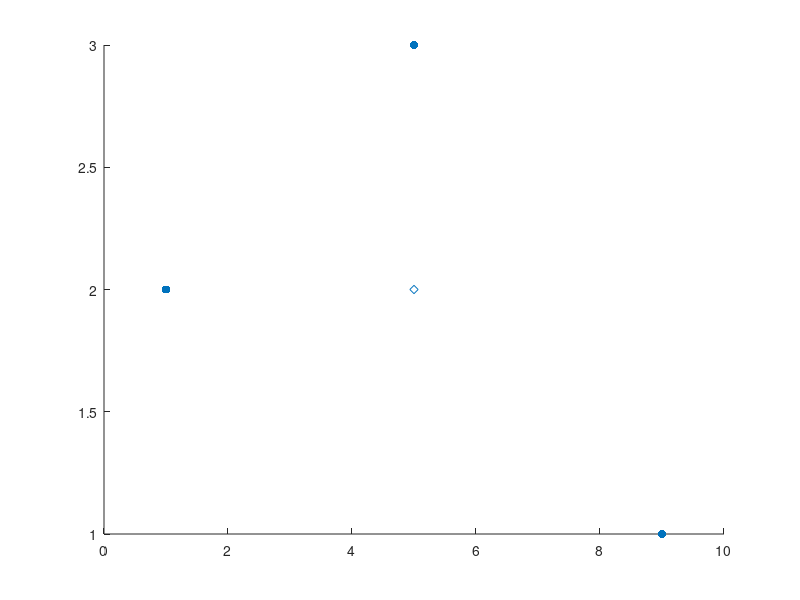

Write MATLAB code to recreate this figure. (Note: this script raises an error after producing the figure.)
output_path = 'C:\Users\nbclsc\Desktop\applied-multivariate-statistics\solutions\matlab\chapter-3\';
% Exercise 3.1 (a)
X = [9 1; 5 3; 1 2];
mean_pt = mean(X);
hold on
    % Plot data.
    scatter(X(:,1),X(:,2),'blue','filled')
    % Plot mean.
    plot(mean_pt(1),mean_pt(2),'d')
    % Text for mean.
    text(mean_pt(1)-0.5,mean_pt(2)-0.2, ...
        join(["$$\bar{x}=\left[\begin{array}{c}",mean_pt(1),"\\",mean_pt(2),"\end{array}\right]$$"],''), ...
        'interpreter','latex')
    % Text for data.
    for r = 1:height(X)
        anno = join(["$$x_",r," = \left[\begin{array}{c}",X(r,1),"\\",X(r,2),"\end{array}\right]$$"],'');
        text(X(r,1)-0.5,X(r,2)-0.2,anno,'interpreter','latex');
    end
    xlim([0 10])
    ylim([0 4])
    saveas(gcf,'sol3.1a.png')
hold off

% Exercise 3.1 (b)
% Compute the deviation vectors.
d1 = X(:,1) - mean_pt(1)*ones([3,1]);
d2 = X(:,2) - mean_pt(2)*ones([3,1]);
% Combine the data with the deviation vectors. First two rows are data,
% second two are the deviation vectors.
D = [X d1 d2]';
start = zeros(size(D));

% Plot the y_1 and y_2 vectors and the d_1, d_2 deviation vectors.
quiver3(start(:,1), start(:,2), start(:,3), D(:,1), D(:,2), D(:,3));
% Text for data.
for r = 1:height(D)
    if r < 3
        % Labels for the data, y_1 and y_2.
        anno = join(["$$\textbf{y}_",r," = \left[\begin{array}{c}",D(r,1),"\\",D(r,2),"\\",D(r,3),"\end{array}\right]$$"],'');
        text(D(r,1)-0.5,D(r,2)-0.2,D(r,3)-0.2,anno,'interpreter','latex');
    else
        % Labels for the deviation vectors, d_1 and d_2.
        anno = join(["$$\textbf{d}_",r-2," = \left[\begin{array}{c}",D(r,1),"\\",D(r,2),"\\",D(r,3),"\end{array}\right]$$"],'');
        text(D(r,1)-0.5,D(r,2)-0.2,D(r,3)-0.2,anno,'interpreter','latex');
    end
end

% Exercise 3.1 (c)
acosd(d1'*d2/(norm(d1)*norm(d2)))


% Exercise 3.2 (a)
X = [3 4; 6 -2; 3 1];
mean_pt = mean(X);
hold on
    % Plot data.
    scatter(X(:,1),X(:,2),'blue','filled')
    % Plot mean.
    plot(mean_pt(1),mean_pt(2),'d')
    % Text for mean.
    text(mean_pt(1)+0.5,mean_pt(2)+0.2, ...
        join(["$$\bar{x}=\left[\begin{array}{c}",mean_pt(1),"\\",mean_pt(2),"\end{array}\right]$$"],''), ...
        'interpreter','latex')
    % Text for data.
    for r = 1:height(X)
        anno = join(["$$x_",r," = \left[\begin{array}{c}",X(r,1),"\\",X(r,2),"\end{array}\right]$$"],'');
        text(X(r,1)-1.5,X(r,2)-0.5,anno,'interpreter','latex');
    end
    xlim([0 10])
    ylim([-5 5])
    saveas(gcf,'sol3.2a.png')
hold off

% Exercise 3.2 (b)
% Compute the deviation vectors.
d1 = X(:,1) - mean_pt(1)*ones([3,1]);
d2 = X(:,2) - mean_pt(2)*ones([3,1]);
% Combine the data with the deviation vectors. First two rows are data,
% second two are the deviation vectors.
D = [X d1 d2]';
start = zeros(size(D));

% Plot the y_1 and y_2 vectors and the d_1, d_2 deviation vectors.
quiver3(start(:,1), start(:,2), start(:,3), D(:,1), D(:,2), D(:,3));
% Text for data.
for r = 1:height(D)
    if r < 3
        % Labels for the data, y_1 and y_2.
        anno = join(["$$\textbf{y}_",r," = \left[\begin{array}{c}",D(r,1),"\\",D(r,2),"\\",D(r,3),"\end{array}\right]$$"],'');
        text(D(r,1)-0.5,D(r,2)-0.2,D(r,3)-0.2,anno,'interpreter','latex');
    else
        % Labels for the deviation vectors, d_1 and d_2.
        anno = join(["$$\textbf{d}_",r-2," = \left[\begin{array}{c}",D(r,1),"\\",D(r,2),"\\",D(r,3),"\end{array}\right]$$"],'');
        text(D(r,1)-0.5,D(r,2)-0.2,D(r,3)-0.2,anno,'interpreter','latex');
    end
end

% Exercise 3.2 (c)
acosd(d1'*d2/(norm(d1)*norm(d2)))

% Exercise 3.4 (a)
% Divide original units by 1,000,000 so we're in units of millions.
y1 = [3497900 2485475 1782875 1725450 1645575 1469800]'/1000000;
a1 = ones(height(y1),1);
% The projection of y1 onto a1.
x1bar1 = ((y1'*a1)/(norm(a1)*norm(a1)))*a1;

% Exercise 3.4 (b)
d1 = y1 - x1bar1;

% Exercise 3.4 (c)
clear clf
hold on
start = zeros(1,2);
quiver(start(:,1), start(:,2), 1, 1, 3);
quiver(start(:,1), start(:,2), 1, 0, 3);
quiver(3, 0, 0, 1, 3);
xlim([-1,5])
ylim([-2,4])
% Use the DRAWBRACE created by Pål Næverlid Sævik
drawbrace([3.2, -0], [3.2, -3],10,1,'Color','k') % Draws a curly brace for deviance vector.
% Text for the norm of deviance vector d1, norm(d1).
anno = join(["$$\left\|\textbf{d}_1\right\|"," = \left\|\textbf{y}_1 - \bar{x}_1 \textbf{1}_6 \right\| = 1.7167$$"],'');
text(3.2+0.4,1.5+1.5,anno,'Rotation',270,'interpreter','latex');

drawbrace([0, 0.2], [3, 0.2],10,1,'Color','k') % Draws a curly brace for projection vector
% % Text for the norm of the projection vector, norm(x1bar1).
anno = join(["$$\left\|\rm{Proj}_{\textbf{1}_6}\textbf{y}_1 \right\| = \left\|\bar{x}_1\textbf{1}_6\right\|"," = 5.1468$$"],'');
text(0.2,-0.7,anno,'interpreter','latex');

drawbrace([-0.1, 0.2], [2.9, 3.2],10,0,'Color','k') % Draws a curly brace for y vector.
% Text for the norm of y2, norm(y1).
anno = join(["$$\left\|\textbf{y}_1 \right\| = "," 5.4256$$"],'');
text(0.5,1.4,anno,'Rotation',40,'interpreter','latex');

% Include text for angle theta.
text(0.3,0.2,'\theta')

% Include the right-angle symbol on plot.
plot([3,2.7],[0.3,0.3])
plot([2.7,2.7],[0,0.3])
set(gca,'xtick',[],'ytick',[]);
hold off
saveas(gcf,'sol3.4c.png')

% Exercise 3.4 (d)
y2 = [0.623 0.593 0.512 0.500 0.463 0.395]';
% The projection of y2 onto a1.
x2bar1 = ((y2'*a1)/(norm(a1)*norm(a1)))*a1;

% Compute the deviance vector for y2.
d2 = y2 - x2bar1;

clear clf
hold on
start = zeros(1,2);
quiver(start(:,1), start(:,2), 1, 1, 3);
quiver(start(:,1), start(:,2), 1, 0, 3);
quiver(3, 0, 0, 1, 3);
xlim([-1,5])
ylim([-2,4])
% Use the DRAWBRACE created by Pål Næverlid Sævik
drawbrace([3.2, -0], [3.2, -3],10,1,'Color','k') % Draws a curly brace for deviance vector.
% Text for the norm of deviance vector d2, norm(d2).
anno = join(["$$\left\|\textbf{d}_2\right\|"," = \left\|\textbf{y}_2 - \bar{x}_2 \textbf{1}_6 \right\| = 0.1873$$"],'');
text(3.2+0.4,1.5+1.5,anno,'Rotation',270,'interpreter','latex');

drawbrace([0, 0.2], [3, 0.2],10,1,'Color','k') % Draws a curly brace for projection vector.
% Text for the norm of the projection vector, norm(x2bar1).
anno = join(["$$\left\|\rm{Proj}_{\textbf{1}_6}\textbf{y}_2 \right\| = \left\|\bar{x}_2\textbf{1}_6\right\|"," = 1.2599$$"],'');
text(0.2,-0.7,anno,'interpreter','latex');

drawbrace([-0.1, 0.2], [2.9, 3.2],10,0,'Color','k') % Draws a curly brace for y vector.
% Text for the norm of y2, norm(y2).
anno = join(["$$\left\|\textbf{y}_2 \right\| = "," 1.2737$$"],'');
text(0.5,1.4,anno,'Rotation',40,'interpreter','latex');

% Include text for angle theta.
text(0.3,0.2,'\theta')

% Include the right-angle symbol on plot.
plot([3,2.7],[0.3,0.3])
plot([2.7,2.7],[0,0.3])
set(gca,'xtick',[],'ytick',[]);
hold off
saveas(gcf,'sol3.4d.png')

% Exercise 3.4 (e)
% Combine the deviation vectors.
D = [d1 d2]';
start = zeros(size(D));

clear clf
% Plot the d_1, d_2 deviation vectors.
quiver3(start(:,1), start(:,2), start(:,3), D(:,1), D(:,2), D(:,3));
% Text for data.
for r = 1:height(D)
    % Labels for the deviation vectors, d_1 and d_2.
    anno = join(["$$\textbf{d}_",r," = \left[\begin{array}{c}",D(r,1),"\\",D(r,2),"\\",D(r,3),"\end{array}\right]$$"],'');
    text(D(r,1)-0.05,D(r,2)-0.05,D(r,3)-0.05,anno,'interpreter','latex');
end

% Compute the angle between d1 and d2.
acosd(d1'*d2/(norm(d1)*norm(d2)))
% Same answer using (2-36) on page 72, R = V^{-1/2} \Sigma V^{-1/2}.
acosd(diag(sqrt(inv(diag(diag(cov(y1,y2)))))*cov(y1,y2)*sqrt(inv(diag(diag(cov(y1,y2))))),1))

% Exercise 3.5 (a)
X = [9 1; 5 3; 1 2];
det(cov(X))

% Exercise 3.5 (b)
X = [3 4; 6 -2; 3 1];
det(cov(X))

% Exercise 3.6 (a)
X = [-1 3 -2; 2 4 2; 5 2 3];
xbar = mean(X)';
D = X - ones(height(X),1)*xbar';

% Exercise 3.6 (b)
covX = D'*D*(1/2);

% Exercise 3.6 (c)
trace(covX)

% Exercise 3.7
% Assuming that the mean vector is 0 for these 3 matrices.
xbar = [0;0];
S = [5 4; 4 5];
[V,D] = eig(S);
c = 1;
MyPlotEllipse(V,xbar,c/sqrt(D(1,1)),c/sqrt(D(2,2)),[-c c],[-c c],output_path,'sol3.7.1')

S = [5 -4; -4 5];
[V,D] = eig(S);
c = 1;
MyPlotEllipse(V,xbar,c/sqrt(D(1,1)),c/sqrt(D(2,2)),[-c c],[-c c],output_path,'sol3.7.2')

S = [3 0; 0 3];
[V,D] = eig(S);
c = 1;
MyPlotEllipse(V,xbar,c/sqrt(D(1,1)),c/sqrt(D(2,2)),[-c c],[-c c],output_path,'sol3.7.3')

% Exercise 3.8 (a)
S1 = eye(3);
S2 = 1.5*eye(3)-0.5*ones(3,3);

trace(S1)
trace(S2)

% Exercise 3.8 (b)
det(S1)
det(S2)

% Exercise 3.9 (a)
X = [12 17 29;
     18 20 38;
     14 16 30;
     20 18 38;
     16 19 35];
D = X - mean(X);
a = [1 1 -1]';
all(X*a == zeros(height(X),1))
all(D*a == zeros(height(X),1))

% Exercise 3.9 (b)
% S computed 3 different ways.
S1 = (1/(height(X)-1))*D'*D;
S2 = (1/(height(X)-1))*X'*(eye(height(X)) - (1/height(X))*ones(height(X),height(X)))*X;
S3 = (1/(height(X)-1))*X'*D;
% Make sure all computations of S are equal.
isequal(round(S1,2),round(S2,2))
isequal(S1,S3)
isequal(round(S2,2),round(S3,2))

det(S1)
S1*a

% Exercise 3.10 (a)
X = [3 1 0;
     6 4 6;
     4 2 2;
     7 0 3;
     5 3 4];
rank(X)
D = X - mean(X);
all(D*a == zeros(height(X),1))

% Exercise 3.10 (b)
S1 = (1/(height(X)-1))*D'*D;
S2 = (1/(height(X)-1))*X'*(eye(height(X)) - (1/height(X))*ones(height(X),height(X)))*X;
S3 = (1/(height(X)-1))*X'*D;
% Make sure all computations of S are equal.
isequal(round(S1,2),round(S2,2))
isequal(S1,S3)
isequal(round(S2,2),round(S3,2))

det(S1)

% Exercise 3.11 (a)
S = [252.04 -68.43; -68.43 123.67];
Dn12 = sqrt(inv(diag(diag(S))));
R = Dn12*S*Dn12
D12 = sqrt(diag(diag(S)));
D12*R*D12

% Exercise 3.14 (a)
X = [9 5 1; 1 3 2]';

c = [-1 2]';
Y1 = X*c;
EY1 = mean(Y1);
SY1 = (1/(height(Y1)-1))*(Y1 - ones(height(Y1),1)*EY1)'*(Y1 - ones(height(Y1),1)*EY1);

b = [2 3]';
Y2 = X*b;
EY2 = mean(Y2);
SY2 = (1/(height(Y2)-1))*(Y2 - ones(height(Y2),1)*EY2)'*(Y2 - ones(height(Y2),1)*EY2);

SY12 = (1/(height(Y1)-1))*(Y1 - ones(height(Y1),1)*EY1)'*(Y2 - ones(height(Y2),1)*EY2);

% Exercise 3.14 (b)
EX = (1/height(X))*ones(1,height(X))*X;
SX = (1/(height(X)-1))*(X - ones(height(X),1)*EX)'*(X - ones(height(X),1)*EX);

EcX = EX*c;
ScX = c'*SX*c;
EY1 == round(EcX)
SY1 == ScX

EbX = EX*b;
SbX = b'*SX*b;
EY2 == EbX
SY2 == SbX

ScXb = c'*SX*b;
SY12 == ScXb

% Exercise 3.15 (a)
X = [1 6 8; 4 2 3; 3 6 3]';

b = [1 1 1]';
Y1 = X*b;
EY1 = mean(Y1);
SY1 = (1/(height(Y1)-1))*(Y1 - ones(height(Y1),1)*EY1)'*(Y1 - ones(height(Y1),1)*EY1);

c = [1 2 -3]';
Y2 = X*c;
EY2 = mean(Y2);
SY2 = (1/(height(Y2)-1))*(Y2 - ones(height(Y2),1)*EY2)'*(Y2 - ones(height(Y2),1)*EY2);

SY12 = (1/(height(Y1)-1))*(Y1 - ones(height(Y1),1)*EY1)'*(Y2 - ones(height(Y2),1)*EY2);

% Exercise 3.15 (b)
EX = (1/height(X))*ones(1,height(X))*X;
SX = (1/(height(X)-1))*(X - ones(height(X),1)*EX)'*(X - ones(height(X),1)*EX);

EbX = EX*b;
SbX = b'*SX*b;
EY1 == EbX
SY1 == SbX

EcX = EX*c;
ScX = c'*SX*c;
EY2 == round(EcX)
SY2 == ScX

SbXc = b'*SX*c;
SY12 == SbXc

% Exercise 3.18 (a)
xbar = [0.766 0.508 0.438 0.161]';
S = [0.856 0.635 0.173 0.096;
     0.635 0.568 0.128 0.067;
     0.173 0.127 0.171 0.039;
     0.096 0.067 0.039 0.043];
b = [1 1 1 1]';
b'*xbar
b'*S*b

% Exercise 3.18 (b)
c = [1 -1 0 0]';
c'*xbar
c'*S*c
c'*S*b

% Exercise 3.19
S = S(1:3,1:3)
det(S)
D12 = inv(sqrt(diag(diag(S))));
R = D12*S*D12;
prod(diag(S))* det(R)
round(det(S),10) == round(prod(diag(S))* det(R),10)

% Exercise 3.20 (a)
X = [12.5 13.7;
    14.5 16.5;
    8.0 17.4;
    9.0 11.0;
    19.5 23.6;
    8.0 13.2;
    9.0 32.1;
    7.0 12.3;
    7.0 11.8;
    9.0 24.4;
    6.5 18.2;
    10.5 22.0;
    10.0 32.5;
    4.5 18.7;
    7.0 15.8;
    8.5 15.6;
    6.5 12.0;
    8.0 12.8;
    3.5 26.1;
    8.0 14.5;
    17.5 42.3;
    10.5 17.5;
    12.0 21.8;
    6.0 10.4;
    13.0 25.6];
Xbar = mean(X)';
S = (1/(height(X)-1))*(X - ones(height(X),1)*Xbar')'*(X - ones(height(X),1)*Xbar');
b = [1 -1]';

bXbar = b'*Xbar;
bS = b'*S*b;

% Exercise 3.20 (b)
Xt = X*b;
Xtbar = mean(Xt)';
XtS = (1/(height(Xt)-1))*(Xt - ones(height(Xt),1)*Xtbar')'*(Xt - ones(height(Xt),1)*Xtbar');